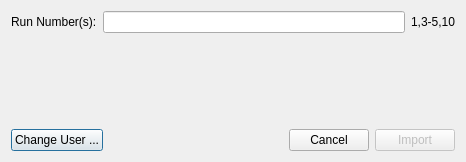
<?xml version="1.0" encoding="UTF-8"?>
<ui version="4.0">
 <class>Dialog</class>
 <widget class="QDialog" name="Dialog">
  <property name="geometry">
   <rect>
    <x>0</x>
    <y>0</y>
    <width>466</width>
    <height>162</height>
   </rect>
  </property>
  <property name="windowTitle">
   <string>Dialog</string>
  </property>
  <layout class="QVBoxLayout" name="verticalLayout">
   <item>
    <layout class="QHBoxLayout" name="horizontalLayout_2">
     <item>
      <widget class="QLabel" name="label">
       <property name="text">
        <string>Run Number(s):</string>
       </property>
      </widget>
     </item>
     <item>
      <widget class="QLineEdit" name="run_number_lineedit"/>
     </item>
     <item>
      <widget class="QLabel" name="label_2">
       <property name="text">
        <string>1,3-5,10</string>
       </property>
      </widget>
     </item>
    </layout>
   </item>
   <item>
    <spacer name="verticalSpacer">
     <property name="orientation">
      <enum>Qt::Vertical</enum>
     </property>
     <property name="sizeHint" stdset="0">
      <size>
       <width>20</width>
       <height>49</height>
      </size>
     </property>
    </spacer>
   </item>
   <item>
    <layout class="QHBoxLayout" name="horizontalLayout_3">
     <item>
      <widget class="QPushButton" name="pushButton">
       <property name="text">
        <string>Change User ...</string>
       </property>
      </widget>
     </item>
     <item>
      <spacer name="horizontalSpacer_3">
       <property name="orientation">
        <enum>Qt::Horizontal</enum>
       </property>
       <property name="sizeHint" stdset="0">
        <size>
         <width>40</width>
         <height>20</height>
        </size>
       </property>
      </spacer>
     </item>
     <item>
      <widget class="QPushButton" name="cancel_button">
       <property name="text">
        <string>Cancel</string>
       </property>
      </widget>
     </item>
     <item>
      <widget class="QPushButton" name="import_button">
       <property name="enabled">
        <bool>false</bool>
       </property>
       <property name="text">
        <string>Import</string>
       </property>
      </widget>
     </item>
    </layout>
   </item>
  </layout>
 </widget>
 <tabstops>
  <tabstop>import_button</tabstop>
  <tabstop>run_number_lineedit</tabstop>
  <tabstop>cancel_button</tabstop>
  <tabstop>pushButton</tabstop>
 </tabstops>
 <resources/>
 <connections>
  <connection>
   <sender>cancel_button</sender>
   <signal>clicked()</signal>
   <receiver>Dialog</receiver>
   <slot>cancel_button_clicked()</slot>
   <hints>
    <hint type="sourcelabel">
     <x>54</x>
     <y>146</y>
    </hint>
    <hint type="destinationlabel">
     <x>80</x>
     <y>106</y>
    </hint>
   </hints>
  </connection>
  <connection>
   <sender>import_button</sender>
   <signal>clicked()</signal>
   <receiver>Dialog</receiver>
   <slot>import_button_clicked()</slot>
   <hints>
    <hint type="sourcelabel">
     <x>455</x>
     <y>151</y>
    </hint>
    <hint type="destinationlabel">
     <x>465</x>
     <y>99</y>
    </hint>
   </hints>
  </connection>
  <connection>
   <sender>run_number_lineedit</sender>
   <signal>returnPressed()</signal>
   <receiver>Dialog</receiver>
   <slot>run_number_return_pressed()</slot>
   <hints>
    <hint type="sourcelabel">
     <x>289</x>
     <y>63</y>
    </hint>
    <hint type="destinationlabel">
     <x>307</x>
     <y>89</y>
    </hint>
   </hints>
  </connection>
  <connection>
   <sender>pushButton</sender>
   <signal>clicked()</signal>
   <receiver>Dialog</receiver>
   <slot>change_user_clicked()</slot>
   <hints>
    <hint type="sourcelabel">
     <x>455</x>
     <y>34</y>
    </hint>
    <hint type="destinationlabel">
     <x>465</x>
     <y>71</y>
    </hint>
   </hints>
  </connection>
  <connection>
   <sender>run_number_lineedit</sender>
   <signal>textChanged(QString)</signal>
   <receiver>Dialog</receiver>
   <slot>run_number_text_changed()</slot>
   <hints>
    <hint type="sourcelabel">
     <x>199</x>
     <y>54</y>
    </hint>
    <hint type="destinationlabel">
     <x>259</x>
     <y>77</y>
    </hint>
   </hints>
  </connection>
 </connections>
 <slots>
  <slot>cancel_button_clicked()</slot>
  <slot>import_button_clicked()</slot>
  <slot>radio_button_changed()</slot>
  <slot>ipts_selection_changed()</slot>
  <slot>run_number_return_pressed()</slot>
  <slot>change_user_clicked()</slot>
  <slot>run_number_text_changed()</slot>
 </slots>
</ui>
